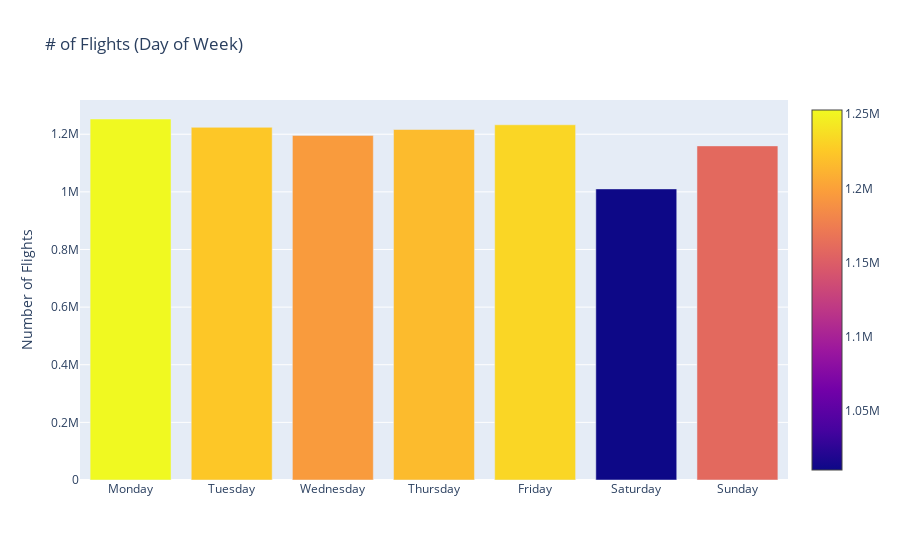

Here is the notebook cell this chart was saved with:
### Markdown cell above
La barre de distribution ci-dessus fournit des informations sur le nombre de vols par mois en 2019. Les plus élevés sont ceux de avril, juillet et aout. Par contre si nous comparons avec les autres mois, il n'y a pas de differnce de nombre de vols significative.

### Code cell
# Daily flight traffic during the year

days={1:'Monday', 2:'Tuesday', 3:'Wednesday', 4:'Thursday', 5:'Friday', 6:'Saturday', 7:'Sunday'}
df_d = df.DAY_OF_WEEK.value_counts().to_frame().reset_index(names='index').sort_values(by='index')
df_d.columns = ['DAY_OF_WEEK', 'FlightNum']
df_d.DAY_OF_WEEK = df_d.DAY_OF_WEEK.map(days)

trace1 = go.Bar(
    x=df_d.DAY_OF_WEEK,
    y=df_d.FlightNum,
    marker=dict(
        color = df_d.FlightNum,  
        showscale=True
    )
)

data = [trace1]
layout = go.Layout(
    title='# of Flights (Day of Week)', 
    yaxis = dict(title = 'Number of Flights'
  )
)

fig = go.Figure(data=data, layout=layout)
py.iplot(fig)

### Figure 1 — Plotly figure (JSON) as saved in the notebook; plotly's stock layout.template omitted (floating-point values rounded to 4 significant figures)
{"data": [{"marker": {"color": [1252820, 1223955, 1195935, 1216405, 1232750, 1010160, 1159513], "showscale": true}, "type": "bar", "x": ["Monday", "Tuesday", "Wednesday", "Thursday", "Friday", "Saturday", "Sunday"], "y": [1252820, 1223955, 1195935, 1216405, 1232750, 1010160, 1159513]}], "layout": {"title": {"text": "# of Flights (Day of Week)"}, "yaxis": {"title": {"text": "Number of Flights"}}}}
